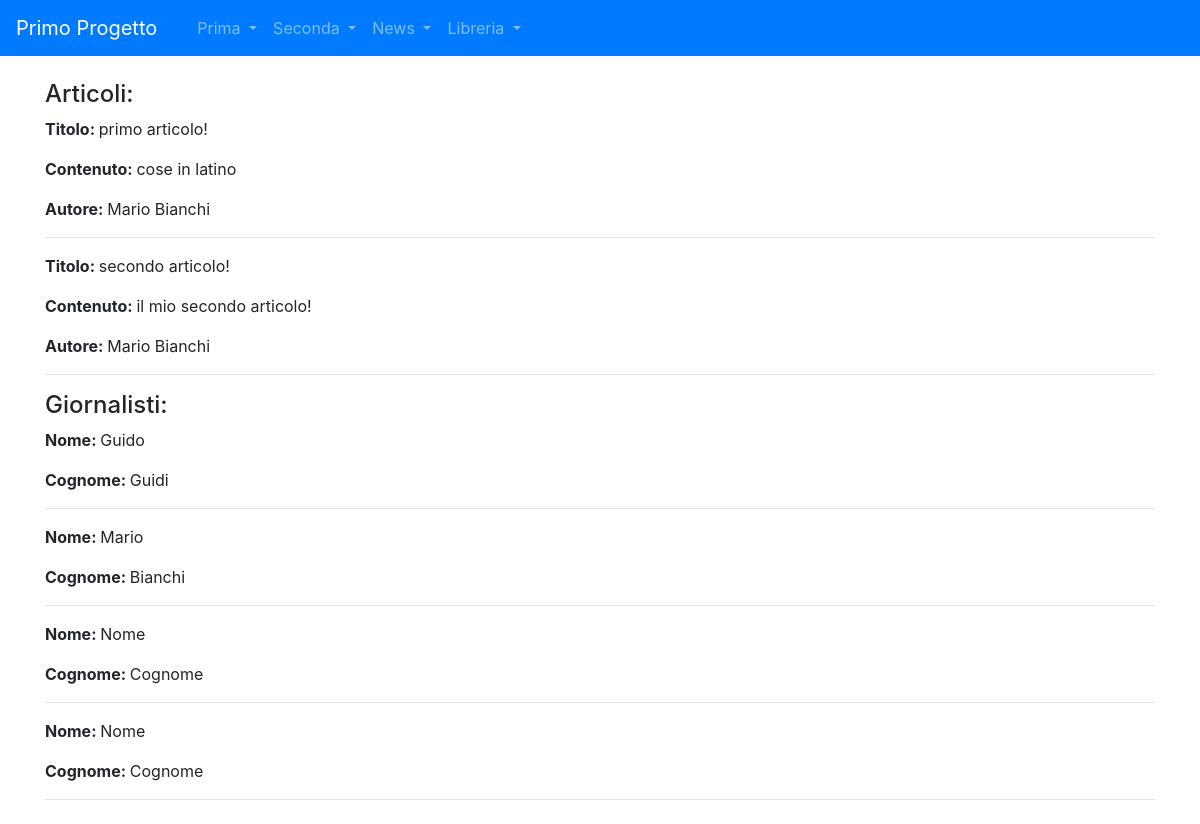
Page /news/ on the committed database.
### news/models.py (models this page shows)
class Articolo (models.Model):
    titolo = models.CharField(max_length= 100)
    contenuto = models.TextField()
    giornalista = models.ForeignKey(Giornalista, on_delete=models.CASCADE, related_name="articoli")
    def __str__(self):
        return self.titolo

class Giornalista(models.Model):
    nome = models.CharField(max_length=20)
    cognome = models.CharField(max_length=20)
    def __str__(self):
        return self.nome + " " + self.cognome

### news/views.py (the view)
# urls.py: path("", home, name="homeview"),
def home(request):
    articoli = Articolo.objects.all()
    giornalisti = Giornalista.objects.all()
    context={"articoli": articoli, "giornalisti":giornalisti}
    print(context)
    return render(request, "home.html", context)

### news/templates/home.html (shortened to what this page needs)
{% extends 'base.html' %}
{% block content %}
    <h4>Articoli:</h4>
        {% for articolo in articoli %}
            <p><strong>Titolo: </strong>{{ articolo.titolo }}</p>
            <p><strong>Contenuto: </strong>{{ articolo.contenuto }}</p>
            <p><strong>Autore: </strong>{{ articolo.giornalista.nome }} {{ articolo.giornalista.cognome }}</p>
            <hr>
        {% endfor %}
    <h4>Giornalisti:</h4>
    {% for giornalista in giornalisti %}
        <p><strong>Nome: </strong>{{ giornalista.nome }}</p>
        <p><strong>Cognome: </strong>{{ giornalista.cognome }}</p>
        <hr>
    {% endfor %}
{% endblock content %}

### rows in the picture
Articolo: titolo "primo articolo!", contenuto "cose in latino", giornalista.nome "Mario", giornalista.cognome "Bianchi"
Articolo: titolo "secondo articolo!", contenuto "il mio secondo articolo!", giornalista.nome "Mario", giornalista.cognome "Bianchi"
Giornalista: nome "Guido", cognome "Guidi"
Giornalista: nome "Mario", cognome "Bianchi"
Giornalista: nome "Nome", cognome "Cognome"
Giornalista: nome "Nome", cognome "Cognome"
